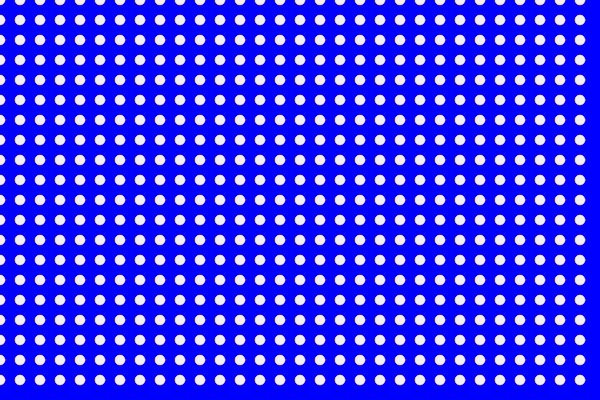
Frame 1 (no input)
Frame 60 (no input): identical to frame 1, image omitted
Frame 120 (the mouse pressed at the canvas centre since frame 60): identical to frame 1, image omitted

The p5.js sketch that drew this single still picture (run headless with seeded random() and noise() and a simulated clock; from frame 60 on, the mouse is pressed at the canvas centre):

// p5.js sketch
// ── sketch.js
let screenA, screenB;
let offsetX = 0;
let offsetY = 0;
let depth = 1.0;

function setup() {
  createCanvas(600, 400);
  screenA = createGraphics(width, height);
  screenB = createGraphics(width, height);

  makeScreen(screenA, 1.0, 0255, 0, 0);
}

function draw() {
  background(240);

  makeScreen(screenB, depth, 0, 0, 255);

  image(screenA, 0, 0);

  image(screenB, 0, 0);
}

function makeScreen(g, scaleFactor,colR,colG,colB) {
  g.clear();
  g.background(colR,colG,colB);

  g.push();
  g.translate(width / 2 + offsetX, height / 2 + offsetY);
  g.scale(scaleFactor);
  g.translate(-width / 2, -height / 2);

  g.erase();
  let spacing = 20;
  let r = 5;

  for (let x = 0; x < width; x += spacing) {
    for (let y = 0; y < height; y += spacing) {
      g.circle(x, y, r * 2);
    }
  }

  g.noErase();
  g.pop();
}

function mousePressed() {
  dragging = true;
}

function mouseReleased() {
  dragging = false;
}

function mouseDragged() {
  if (dragging) {
    offsetX += movedX;
    offsetY += movedY;
  }
}

function mouseWheel(event) {
  depth += event.delta * -0.0001;
  depth = constrain(depth, 0.7, 1.5);
  return false;
}


// ── script.js
let layerA, layerB;

function setup() {
  createCanvas(600, 400);
  layerA = createGraphics(width, height);
  layerB = createGraphics(width, height);

  makeLayer(layerA, 200, 200, 150);
  makeLayer(layerB, 300, 200, 150);
}

function makeLayer(g, x, y, r) {
  g.clear();
  g.background(0);
  g.erase();
  g.circle(x, y, r * 2);
  g.noErase();
}

function draw() {
  background(255);
  blendMode(MULTIPLY);
  image(layerA, 0, 0);
  image(layerB, 0, 0);
  blendMode(BLEND);
}
